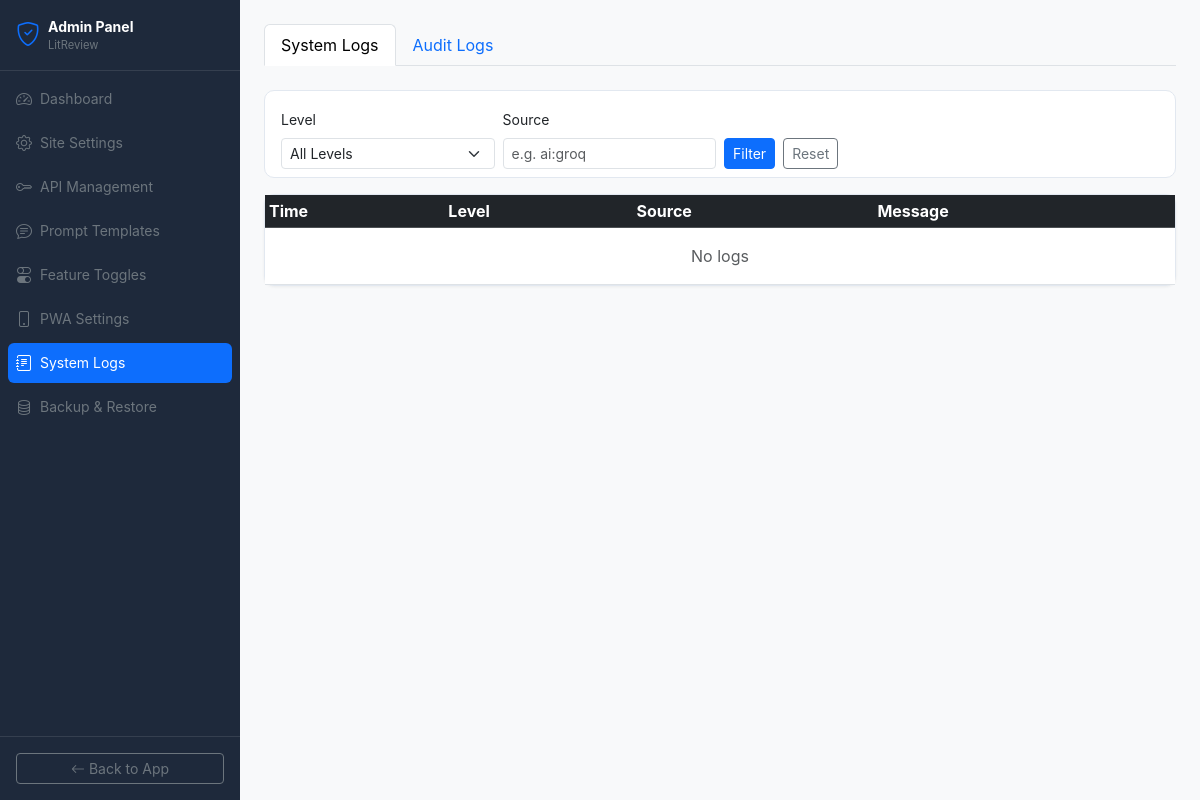
/julisunkan/logs, run on an earlier commit of the app's database.
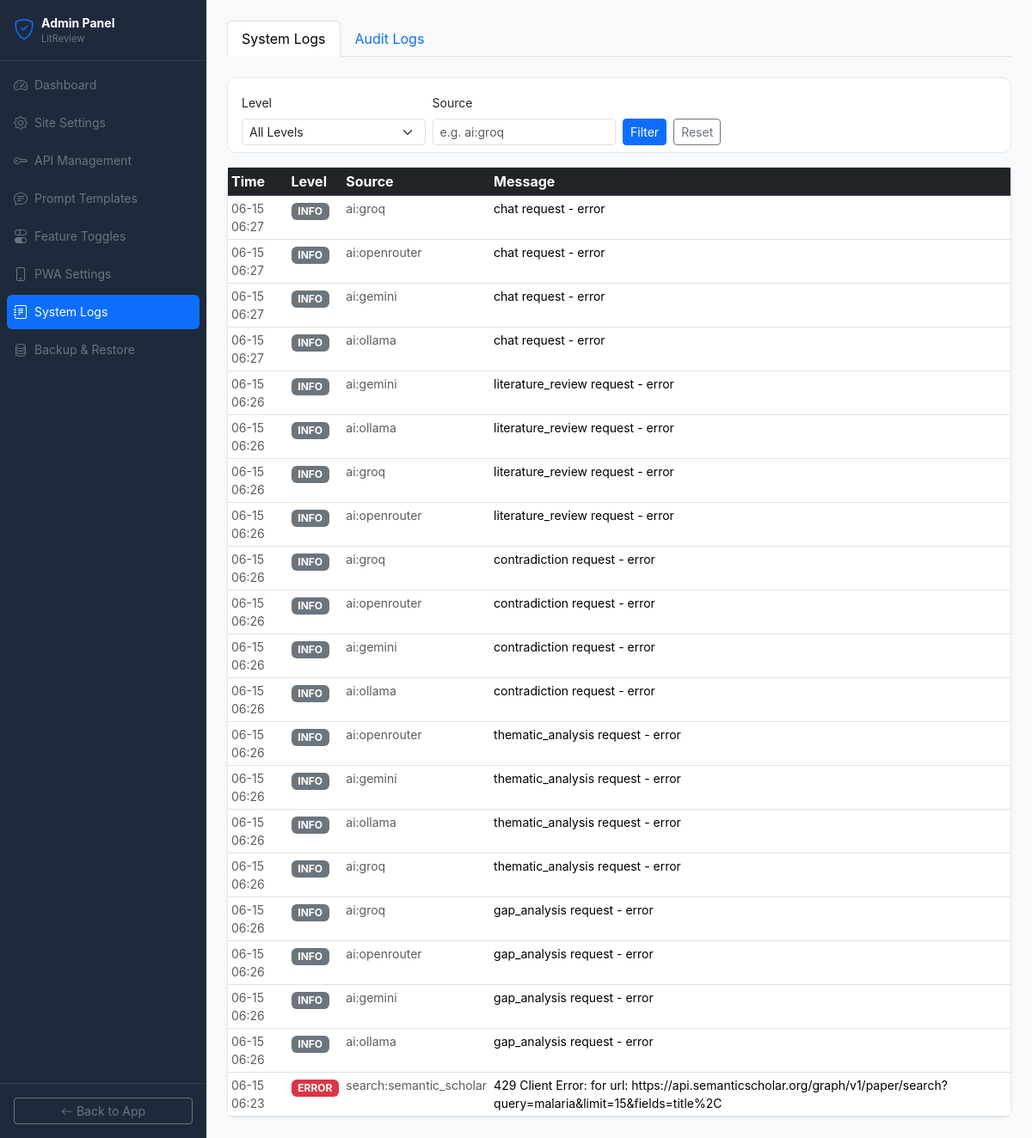
And on a later commit of the database.
### tables this page shows
CREATE TABLE system_logs (
            id INTEGER PRIMARY KEY AUTOINCREMENT,
            level TEXT,
            source TEXT,
            message TEXT,
            details TEXT,
            created_at TIMESTAMP DEFAULT CURRENT_TIMESTAMP
        );

### blueprints/admin.py (the view)
@admin_bp.route('/logs')
def logs():
    site = get_site_settings()
    db = get_db()
    level = request.args.get('level', '')
    source = request.args.get('source', '')
    query = 'SELECT * FROM system_logs'
    params = []
    conditions = []
    if level:
        conditions.append('level=?')
        params.append(level)
    if source:
        conditions.append('source LIKE ?')
        params.append(f'%{source}%')
    if conditions:
        query += ' WHERE ' + ' AND '.join(conditions)
    query += ' ORDER BY created_at DESC LIMIT 200'
    system_logs = db.execute(query, params).fetchall()
    audit_logs = db.execute('SELECT * FROM audit_logs ORDER BY created_at DESC LIMIT 100').fetchall()
    db.close()
    return render_template('admin/logs.html', site=site, system_logs=system_logs,
                           audit_logs=audit_logs, level=level, source=source)

### blueprints/admin.py (called while the page is built)
def get_site_settings():
    db = get_db()
    rows = db.execute('SELECT key, value FROM site_settings').fetchall()
    db.close()
    return {r['key']: r['value'] for r in rows}

### models/__init__.py (called while the page is built)
def get_db():
    conn = sqlite3.connect(Config.DATABASE_PATH)
    conn.row_factory = sqlite3.Row
    return conn

### templates/admin/logs.html (shortened to what this page needs)
{% extends "admin/base.html" %}
{% block admin_content %}
<ul class="nav nav-tabs mb-4" id="logTabs">
  <li class="nav-item"><a class="nav-link active" data-bs-toggle="tab" href="#system">System Logs</a></li>
  <li class="nav-item"><a class="nav-link" data-bs-toggle="tab" href="#audit">Audit Logs</a></li>
</ul>
<div class="tab-content">
  <div class="tab-pane fade show active" id="system">
    <div class="card mb-3">
      <div class="card-body pb-2">
        <form method="GET" class="row g-2 align-items-end">
          <div class="col-md-3">
            <label class="form-label small">Level</label>
            <select class="form-select form-select-sm" name="level">
              <option value="" {% if not level %}selected{% endif %}>All Levels</option>
            </select>
          </div>
          <div class="col-md-3">
            <label class="form-label small">Source</label>
            <input type="text" class="form-control form-control-sm" name="source" value="{{ source }}" placeholder="e.g. ai:groq">
          </div>
          <div class="col-auto"><button type="submit" class="btn btn-sm btn-primary">Filter</button></div>
          <div class="col-auto"><a href="/julisunkan/logs" class="btn btn-sm btn-outline-secondary">Reset</a></div>
        </form>
      </div>
    </div>
    <div class="card shadow-sm">
      <div class="table-responsive">
        <table class="table table-sm table-hover mb-0">
          <thead class="table-dark">
            <tr><th>Time</th><th>Level</th><th>Source</th><th>Message</th></tr>
          </thead>
          <tbody>
            {% for log in system_logs %}
            <tr>
              <td class="text-muted small">{{ log.created_at[5:16] }}</td>
              <td><span class="badge bg-{% if log.level=='ERROR' %}danger{% elif log.level=='WARNING' %}warning text-dark{% else %}secondary{% endif %}">{{ log.level }}</span></td>
              <td class="small text-muted">{{ log.source }}</td>
              <td class="small">{{ log.message[:120] }}</td>
            </tr>
            {% else %}
            <tr><td colspan="4" class="text-center text-muted py-3">No logs</td></tr>
            {% endfor %}
          </tbody>
        </table>
      </div>
    </div>
  </div>
</div>
{% endblock %}

What changed in the data, as far as the page shows it:
added system_logs: created_at "06-15 06:27", level "INFO", source "ai:groq", message "chat request - error"
added system_logs: created_at "06-15 06:27", level "INFO", source "ai:openrouter", message "chat request - error"
added system_logs: created_at "06-15 06:27", level "INFO", source "ai:gemini", message "chat request - error"
added system_logs: created_at "06-15 06:27", level "INFO", source "ai:ollama", message "chat request - error"
added system_logs: created_at "06-15 06:26", level "INFO", source "ai:gemini", message "literature_review request - error"
added system_logs: created_at "06-15 06:26", level "INFO", source "ai:ollama", message "literature_review request - error"
added system_logs: created_at "06-15 06:26", level "INFO", source "ai:groq", message "literature_review request - error"
added system_logs: created_at "06-15 06:26", level "INFO", source "ai:openrouter", message "literature_review request - error"
added system_logs: created_at "06-15 06:26", level "INFO", source "ai:groq", message "contradiction request - error"
added system_logs: created_at "06-15 06:26", level "INFO", source "ai:openrouter", message "contradiction request - error"
added system_logs: created_at "06-15 06:26", level "INFO", source "ai:gemini", message "contradiction request - error"
added system_logs: created_at "06-15 06:26", level "INFO", source "ai:ollama", message "contradiction request - error"
added system_logs: created_at "06-15 06:26", level "INFO", source "ai:openrouter", message "thematic_analysis request - error"
added system_logs: created_at "06-15 06:26", level "INFO", source "ai:gemini", message "thematic_analysis request - error"
added system_logs: created_at "06-15 06:26", level "INFO", source "ai:ollama", message "thematic_analysis request - error"
added system_logs: created_at "06-15 06:26", level "INFO", source "ai:groq", message "thematic_analysis request - error"
added system_logs: created_at "06-15 06:26", level "INFO", source "ai:groq", message "gap_analysis request - error"
added system_logs: created_at "06-15 06:26", level "INFO", source "ai:openrouter", message "gap_analysis request - error"
added system_logs: created_at "06-15 06:26", level "INFO", source "ai:gemini", message "gap_analysis request - error"
added system_logs: created_at "06-15 06:26", level "INFO", source "ai:ollama", message "gap_analysis request - error"
added system_logs: created_at "06-15 06:23", level "ERROR", source "search:semantic_scholar", message "429 Client Error: for url: https://api.semanticscholar.org/graph/v1/paper/search?query=malaria&limit=15&fields=title%2C"
Also different on the page:
text no longer shown: "No logs"
